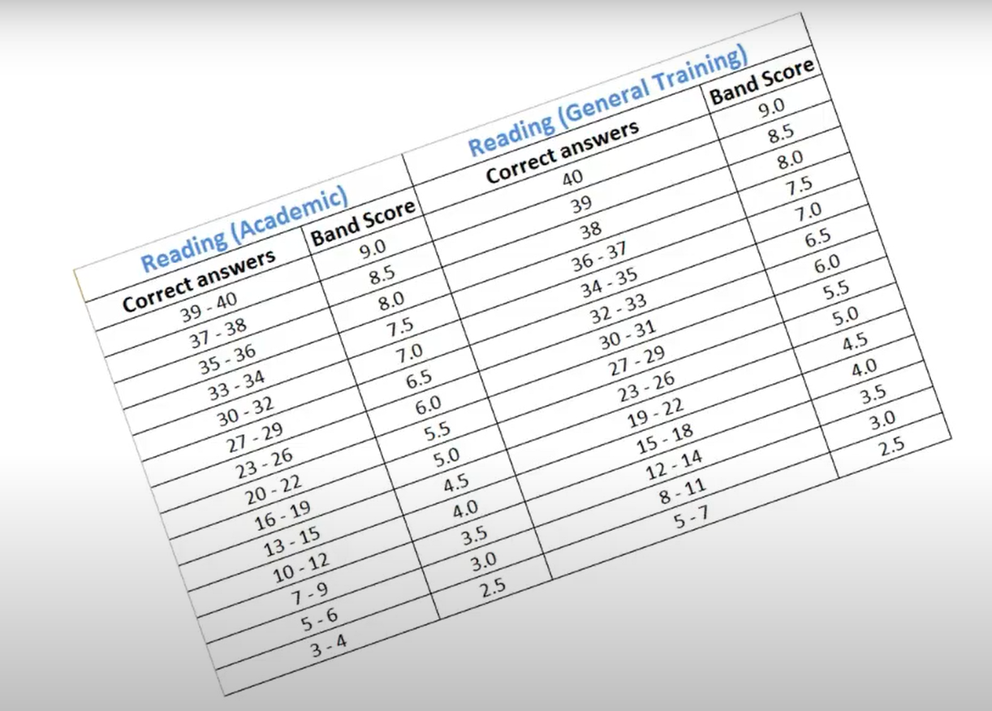
#> input picture CV_3_4/input/bang_diem.png, 992 x 711 px, shrunk from 1222 x 876 before the run
$ python -i utils.py   (imports and definitions only)
#> lines starting #> are read from the running program, lines starting #| are printed output that depends on the picture; after the words box and inside, x2 and y2 are one past the last pixel; in counts of white or black regions, pixels touching at a corner belong together
#> further down, picture is the input picture: shape (711, 992, 3); mean B, G, R 231.8, 231.6, 231.2
import cv2
import numpy as np
import matplotlib.pyplot as plt
import math
import imutils
import numpy as np
import matplotlib.pylab as plt
from imutils import contours
from scipy.fftpack import dct, idct


# implement 2D DCT
def dct2(a):
    return dct(dct(a.T, norm='ortho').T, norm='ortho')

# implement 2D IDCT
def idct2(a):
    return idct(idct(a.T, norm='ortho').T, norm='ortho')


def s(img):
    plt.imshow(img)
    # plt.axis("off")
    plt.show()

# [1 line not run here, left out]

import cv2

def rotate_image(mat, angle):
    """
    Rotates an image (angle in degrees) and expands image to avoid cropping
    """
    height, width = mat.shape[:2] # image shape has 3 dimensions
    image_center = (width/2, height/2) # getRotationMatrix2D needs coordinates in reverse order (width, height) compared to shape

    rotation_mat = cv2.getRotationMatrix2D(image_center, angle, 1.)

    # rotation calculates the cos and sin, taking absolutes of those.
    abs_cos = abs(rotation_mat[0,0])
    abs_sin = abs(rotation_mat[0,1])

    # find the new width and height bounds
    bound_w = int(height * abs_sin + width * abs_cos)
    bound_h = int(height * abs_cos + width * abs_sin)

    # subtract old image center (bringing image back to origo) and adding the new image center coordinates
    rotation_mat[0, 2] += bound_w/2 - image_center[0]
    rotation_mat[1, 2] += bound_h/2 - image_center[1]

    # rotate image with the new bounds and translated rotation matrix
    rotated_mat = cv2.warpAffine(mat, rotation_mat, (bound_w, bound_h))
    return rotated_mat

def extract_digit(inputImage):
    """
    return list segment
    """
    lst_segment = []
    # Read Input image
    # inputImage = cv2.imread("digit.png")

    # Deep copy for results:
    inputImageCopy = inputImage.copy()

    # Convert BGR to grayscale:
    grayscaleImage = cv2.cvtColor(inputImage, cv2.COLOR_BGR2GRAY)

    # Threshold via Otsu:
    threshValue, binaryImage = cv2.threshold(grayscaleImage, 0, 255, cv2.THRESH_BINARY_INV+cv2.THRESH_OTSU)
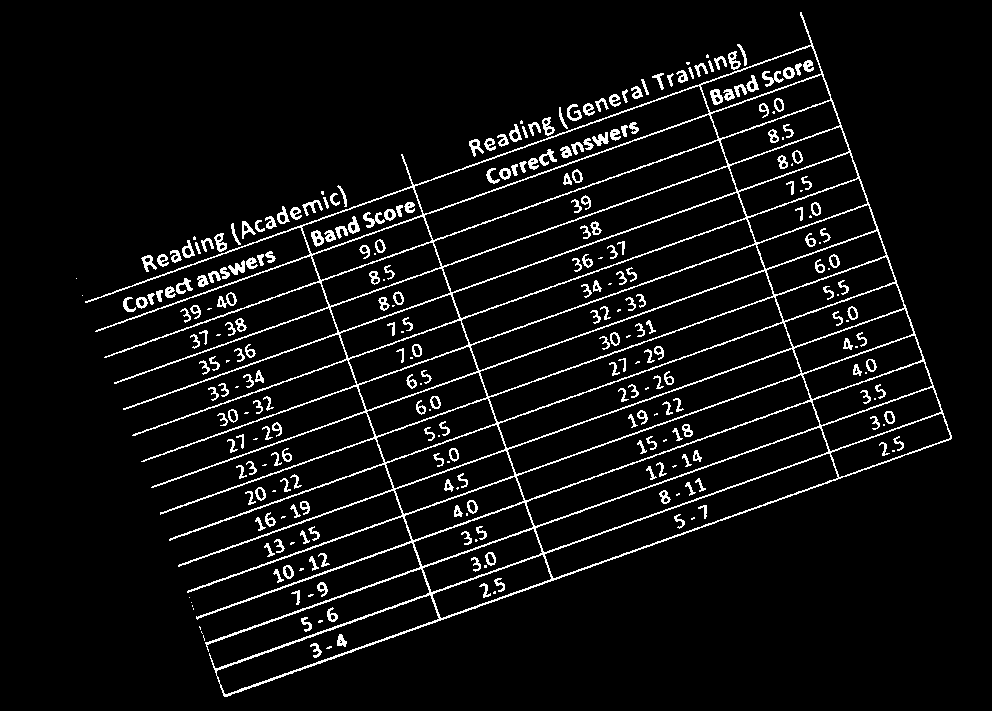
#> binaryImage: shape (711, 992); 6.1% white in thin lines or dots, all inside (x1, y1, x2, y2) = (76, 12, 952, 697)
#> threshValue = 177

    # Flood-fill border, seed at (0,0) and use black (0) color:
    cv2.floodFill(binaryImage, None, (0, 0), 0)

    contours, hierarchy = cv2.findContours(binaryImage, cv2.RETR_EXTERNAL, cv2.CHAIN_APPROX_SIMPLE)
#> contours = 129 contours, 28 with area under 20; largest, box (x1, y1, x2, y2) and area: (85, 12, 952, 697) 237236, (217, 292, 237, 308) 150, (214, 233, 227, 252) 122, (542, 117, 555, 136) 120, (728, 51, 741, 70) 116

    # Look for the outer bounding boxes (no children):
    for _, c in enumerate(contours):

        # Get the bounding rectangle of the current contour:
        boundRect = cv2.boundingRect(c)

        # Get the bounding rectangle data:
        rectX = boundRect[0]
        rectY = boundRect[1]
        rectWidth = boundRect[2]
        rectHeight = boundRect[3]

        # Estimate the bounding rect area:
        rectArea = rectWidth * rectHeight

        # Set a min area threshold
        minArea = 10
        # Filter blobs by area:
        if rectHeight>5 and rectHeight<20 and rectWidth<30:

            # Draw bounding box:
            color = (0, 255, 0)
            cv2.rectangle(inputImageCopy, (int(rectX), int(rectY)),
                          (int(rectX + rectWidth), int(rectY + rectHeight)), color, 2)
            # Crop bounding box:
            if rectWidth>20:#extract 2 digits
                first_digit = inputImage[rectY:rectY+rectHeight,rectX:rectX+int(rectWidth/2)]
                second_digit = inputImage[rectY:rectY+rectHeight,rectX+int(rectWidth/2):rectX+rectWidth]
                s(first_digit)
                s(second_digit)
            else:
                currentCrop = inputImage[rectY:rectY+rectHeight,rectX:rectX+rectWidth]
                s(currentCrop)
#> this loop made 129 passes
#> (rectX, rectY, rectWidth, rectHeight, rectArea) on passes 5, 7, 12, 13, 14, 16, 17, 18, 19, 21, 22, 23: (301, 617, 11, 15, 165), (327, 607, 11, 15, 165), (291, 590, 9, 15, 135), (317, 582, 11, 15, 165), (273, 569, 11, 14, 154), (283, 565, 11, 14, 154), (309, 556, 10, 15, 150), (318, 553, 12, 14, 168), (264, 543, 11, 14, 154), (274, 539, 11, 14, 154), (300, 530, 10, 14, 140), (308, 526, 12, 15, 180)
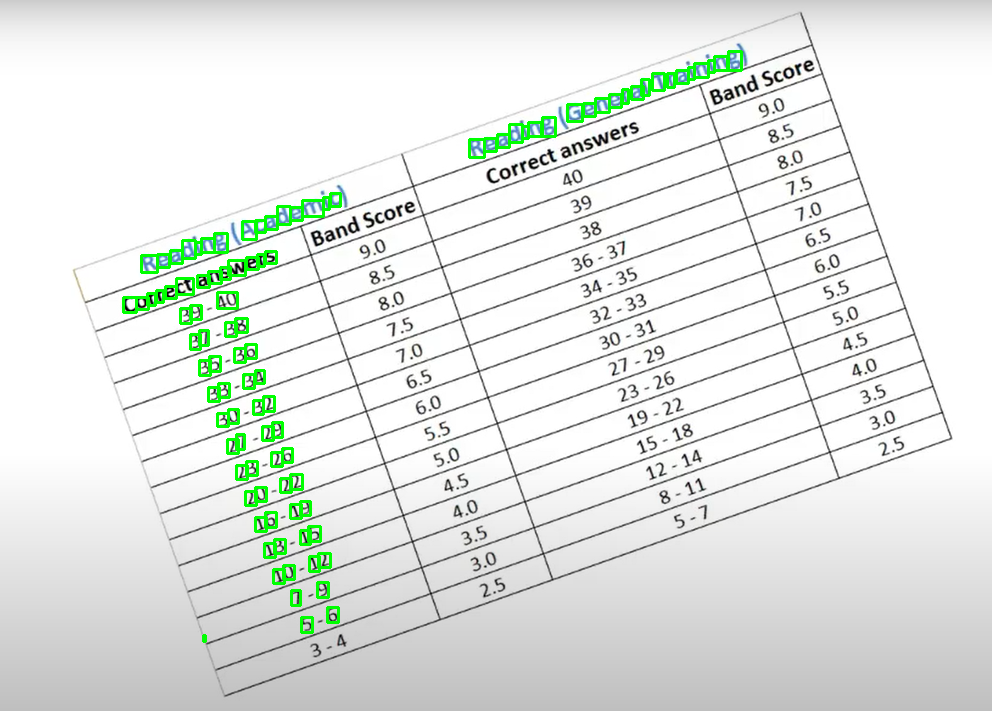
#> inputImageCopy: shape (711, 992, 3); 1.78% of pixels changed, all inside (x1, y1, x2, y2) = (122, 50, 743, 643)

def save_image(img,save_path="digit.png"):
    from PIL import Image
    im = Image.fromarray(img)
    im.save(save_path)

>>> import cv2
>>> picture = cv2.imread('input/bang_diem.png')
>>> result = extract_digit(picture)
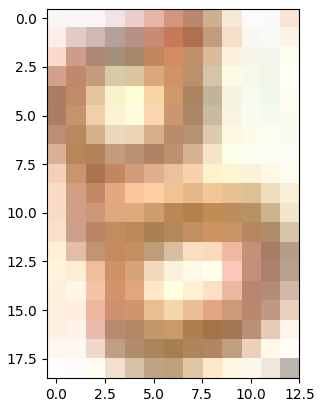
#> figure drawn by matplotlib, 1 panel

$ run again, on CV_3_4/input/bangdiem.png
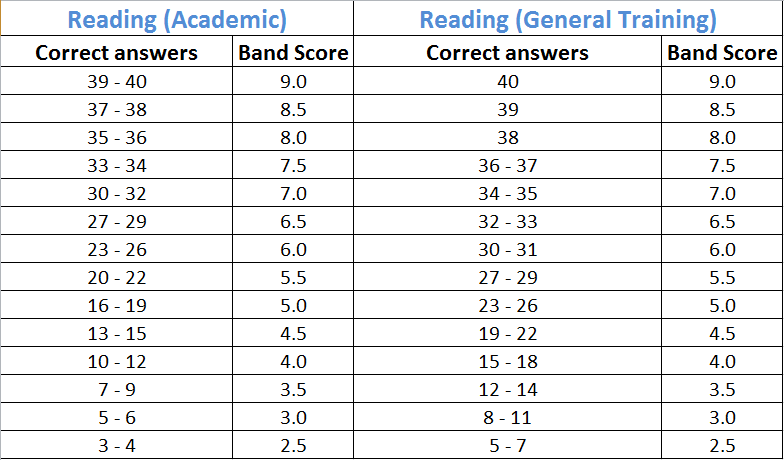
#> input picture CV_3_4/input/bangdiem.png, 784 x 460 px
#> picture is the input picture: shape (460, 784, 3); mean B, G, R 237.7, 236.9, 236.3
#> in extract_digit, `threshValue, binaryImage = cv2.threshold(grayscaleImage, 0, 255, cv2.T..`:
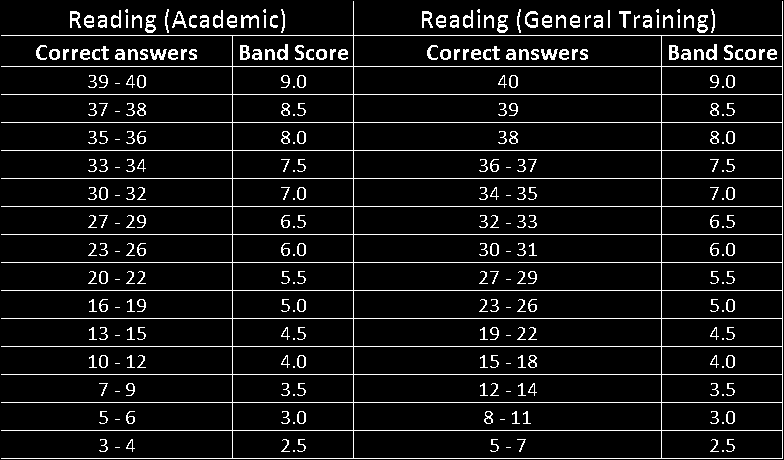
#> binaryImage: shape (460, 784); 7.4% white in thin lines or dots
#> threshValue = 133
#> contours = 125 contours, 61 with area under 20; largest, box (x1, y1, x2, y2) and area: (1, 1, 783, 459) 232666, (697, 15, 708, 33) 116, (497, 15, 508, 33) 116, (145, 15, 156, 33) 116, (463, 10, 473, 28) 100
#> the loop in extract_digit, `for _, c in enumerate(contours):` made 125 passes
#> (rectX, rectY, rectWidth, rectHeight, rectArea) on passes 2, 3, 5, 6, 8, 9, 11, 12: (126, 439, 9, 13, 117), (99, 439, 9, 13, 117), (126, 411, 9, 13, 117), (99, 411, 9, 13, 117), (126, 383, 9, 13, 117), (99, 383, 9, 13, 117), (137, 355, 9, 13, 117), (127, 355, 8, 13, 104)
#> `result = extract_digit(picture)`:
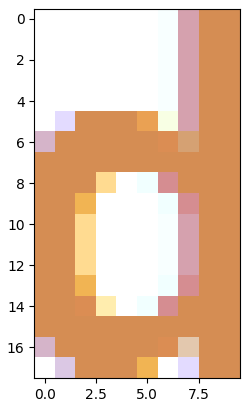
#> figure drawn by matplotlib, 1 panel
